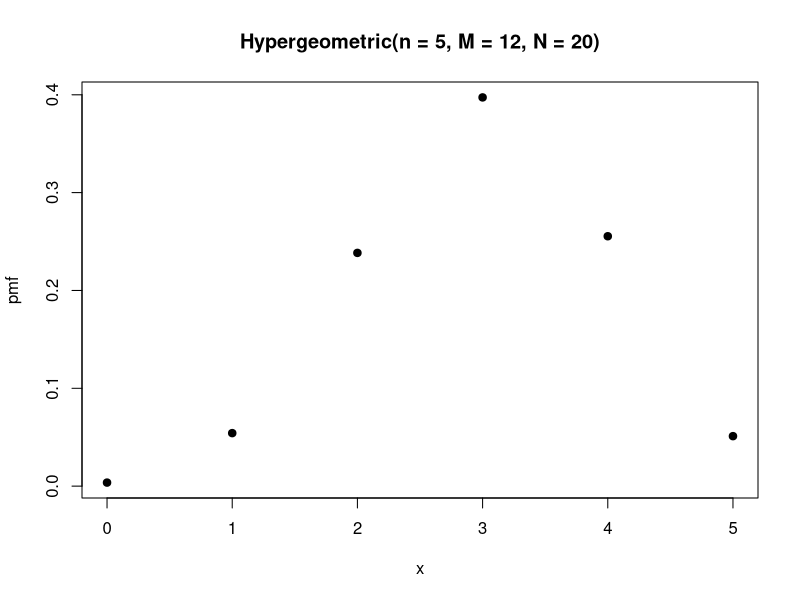
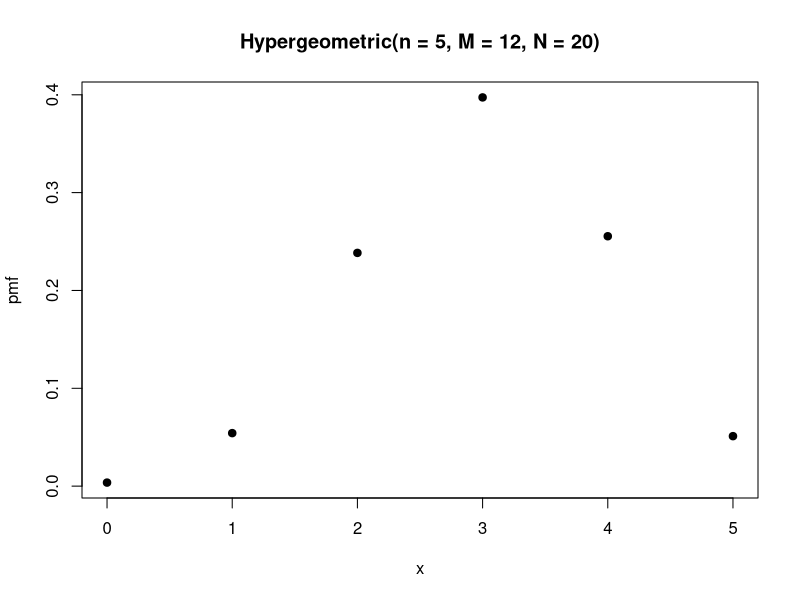
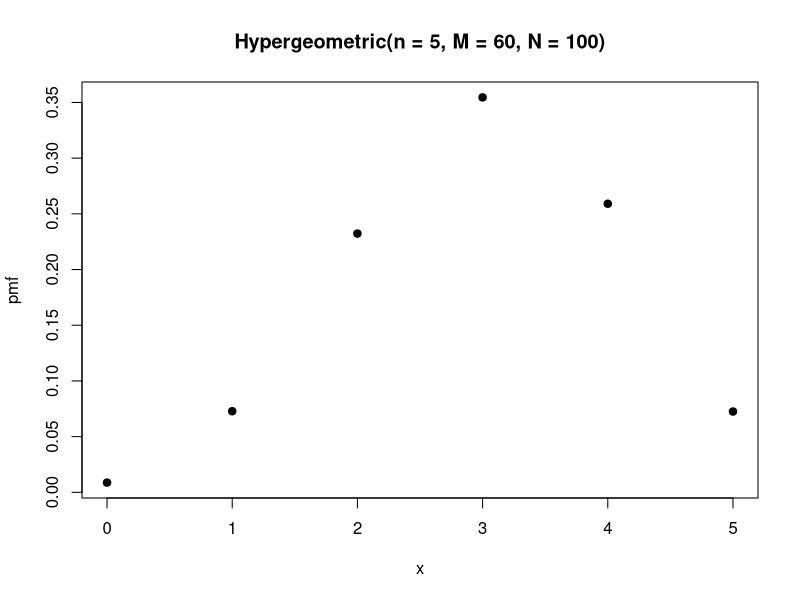
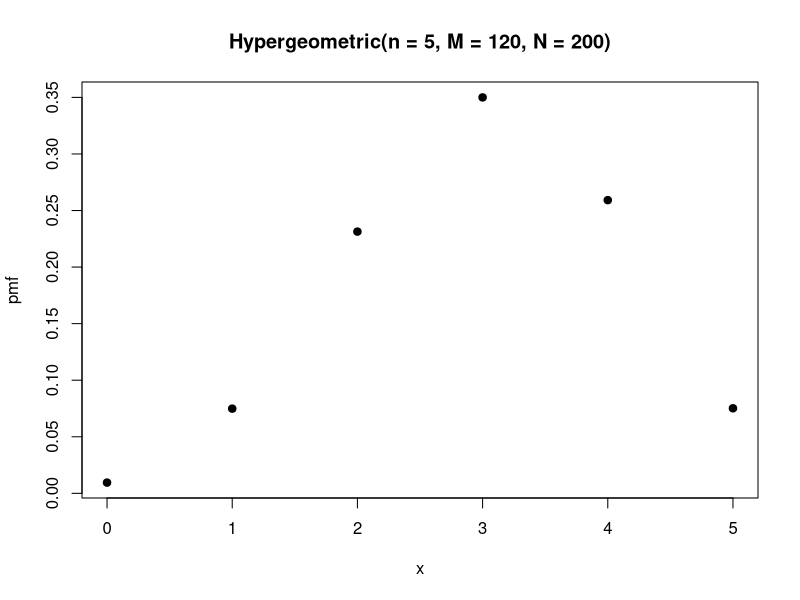
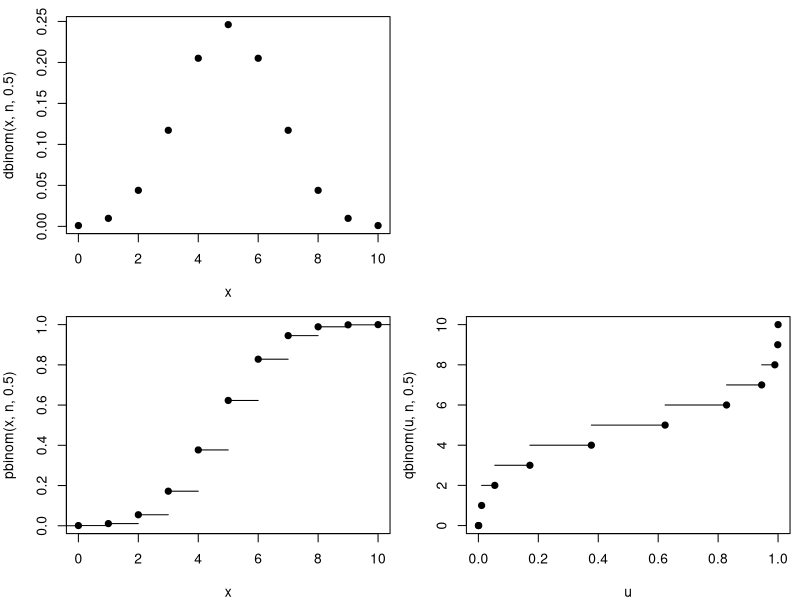
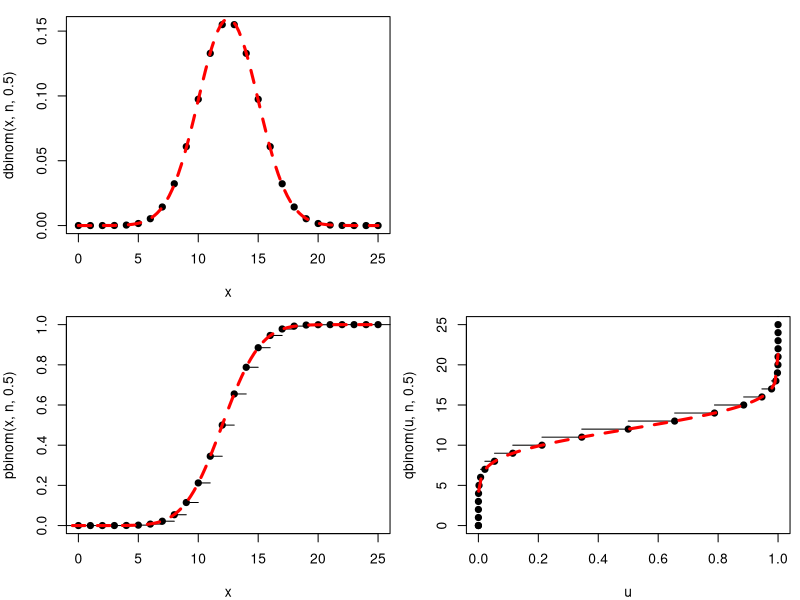
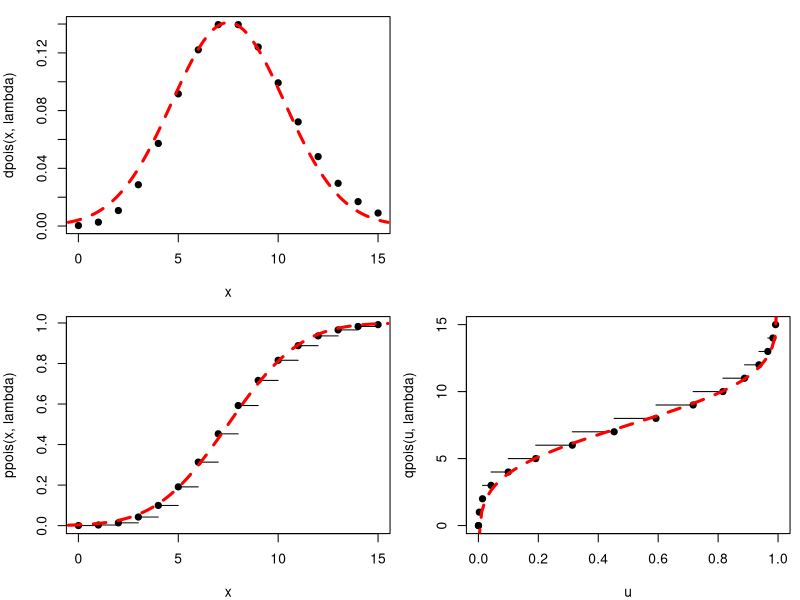
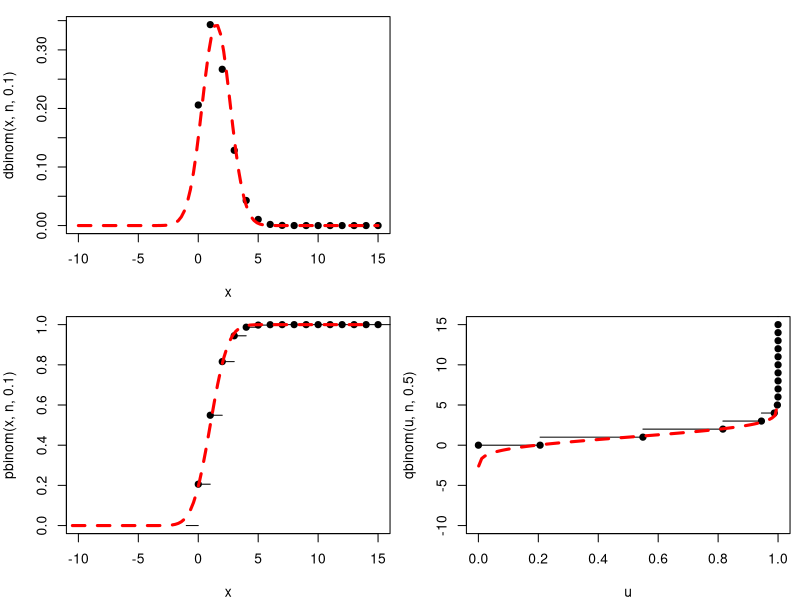

These figures' R source, in order:
## ---- chunk 1
# X ~ Hypergeometric(n = 5, M = 12, N = 20)
plot(0 : 5, dhyper(0 : 5, 12, 20 - 12, 5), pch = 19,
     xlab = "x", ylab = "pmf",
     main = "Hypergeometric(n = 5, M = 12, N = 20)")
## ---- chunk 2
plot(0 : 5, dhyper(0 : 5, 12, 20 - 12, 5), pch = 19,
     xlab = "x", ylab = "pmf",
     main = "Hypergeometric(n = 5, M = 12, N = 20)")

plot(0 : 5, dhyper(0 : 5, 60, 100 - 60, 5), pch = 19,
     xlab = "x", ylab = "pmf",
     main = "Hypergeometric(n = 5, M = 60, N = 100)")

plot(0 : 5, dhyper(0 : 5, 120, 200 - 120, 5), pch = 19,
     xlab = "x", ylab = "pmf",
     main = "Hypergeometric(n = 5, M = 120, N = 200)")
## ---- chunk 3
# DeMoivre Theory of Chances
# X ~ Binomial(10, 0.5)
n <- 10
x <- 0 : n
par(mfrow = c(2, 2))
par(mar = c(4, 4, 1, 0.6)) 

# pmf
plot(x, dbinom(x, n, 0.5), pch = 19)

plot(0, type = 'n', axes = FALSE, ann = FALSE)

# cdf
plot(x, pbinom(x, n, 0.5), pch = 19)
lines(c(-1, 0), c(0, 0))
for(i in 0 : n){
  lines(c(i, i + 1), rep(pbinom(i, n, 0.5), 2))
}

# qf
plot(0, 0, pch = 19,
     xlim = c(0, 1), ylim = c(0, n), xlab = "u", ylab = "qbinom(u, n, 0.5)")
points(pbinom(x, n, 0.5), x, pch = 19)
lines(c(0, pbinom(0, n, 0.5)), c(0, 0))
for(i in 0 : n){
  lines(pbinom(i : (i + 1), n, 0.5), rep(i + 1, 2))
}
## ---- chunk 4
# DeMoivre 
# X ~ Binomial(25, 0.5)
n <- 25
x <- 0 : n
par(mfrow = c(2, 2))
par(mar = c(4, 4, 1, 0.6)) 

# pmf
plot(x, dbinom(x, n, 0.5), pch = 19)
lines(seq(0, n, length = 100) - 0.0,
      dnorm(seq(0, n, length = 100), n * 0.5, sqrt(n * 0.5 * 0.5)),
      lty = 2, lwd = 3, col = "red")

plot(0,type='n',axes=FALSE,ann=FALSE)

# cdf
plot(x, pbinom(x, n, 0.5), pch = 19)
lines(c(-1, 0), c(0, 0))
for(i in 0 : n){
  lines(c(i, i + 1), rep(pbinom(i, n, 0.5), 2))
}
lines(seq(0, n, length = 100) - 0.5,
      pnorm(seq(0, n, length = 100), n * 0.5, sqrt(n * 0.5 * 0.5)),
      lty = 2, lwd = 3, col = "red")

# qf
plot(0, 0, pch = 19,
     xlim = c(0, 1), ylim = c(0, n), xlab = "u", ylab = "qbinom(u, n, 0.5)")
points(pbinom(x, n, 0.5), x, pch = 19)
lines(c(0, pbinom(0, n, 0.5)), c(0, 0))
for(i in 0 : n){
  lines(pbinom(i : (i + 1), n, 0.5), rep(i + 1, 2))
}
u <- seq(0.001, 0.9999, length = 100)
lines(u, qnorm(u, n * 0.5, sqrt(n * 0.5 * 0.5)) - 0.5, lty = 2, lwd = 3, col = "red")
## ---- chunk 5
# Poisson(8)
lambda <- 8

x <- 0 : 15

par(mfrow = c(2, 2))
par(mar = c(4, 4, 1, 0.6)) 

# pmf
plot(x, dpois(x, lambda), pch = 19)
lines(seq(0, 16, length = 100) - 0.5, 
      dnorm(seq(0, 16, length = 100), lambda, sqrt(lambda)),
      lty = 2, lwd = 3, col = "red")

plot(0,type='n',axes=FALSE,ann=FALSE)

# cdf
plot(x, ppois(x, lambda), pch = 19)
lines(c(-1, 0), c(0, 0))
for(i in 0 : 14){
  lines(c(i, i + 1), rep(ppois(i, lambda), 2))
}
lines(seq(0, 16, length = 100) - 0.5, 
      pnorm(seq(0, 16, length = 100), lambda, sqrt(lambda)),
      lty = 2, lwd = 3, col = "red")

# qf
plot(0, 0, pch = 19,
     xlim = c(0, 1), ylim = c(0, 15), xlab = "u", ylab = "qpois(u, lambda)")
points(ppois(x, lambda), x, pch = 19)
lines(c(0, ppois(0, lambda)), c(0, 0))
for(i in 0 : 14){
  lines(ppois(i : (i + 1), lambda), rep(i + 1, 2))
}
u <- seq(0.001, 0.9999, length = 100)
lines(u, qnorm(u, lambda, sqrt(lambda)) - 0.5, lty = 2, lwd = 3, col = "red")
## ---- chunk 6
# X ~ Binomial(25, 0.1)
n <- 15

x <- 0 : n

par(mfrow = c(2, 2))
par(mar = c(4, 4, 1, 0.6)) 

# pmf
plot(x, dbinom(x, n, 0.1), pch = 19,
     xlim = c(-10, n))
lines(seq(-10, n, length = 100) - 0.0,
      dnorm(seq(-10, n, length = 100), n * 0.1, sqrt(n * 0.1 * 0.9)),
      lty = 2, lwd = 3, col = "red")

plot(0,type='n',axes=FALSE,ann=FALSE)

# cdf
plot(x, pbinom(x, n, 0.1), pch = 19,
     xlim = c(-10, n), ylim = c(0, 1))
lines(c(-1, 0), c(0, 0))
for(i in 0 : n){
  lines(c(i, i + 1), rep(pbinom(i, n, 0.1), 2))
}
lines(seq(-10, n, length = 100) - 0.5,
      pnorm(seq(-10, n, length = 100), n * 0.1, sqrt(n * 0.1 * 0.9)),
      lty = 2, lwd = 3, col = "red")

# qf
plot(0, 0, pch = 19,
     xlim = c(0, 1), ylim = c(-10, n), xlab = "u", ylab = "qbinom(u, n, 0.5)")
points(pbinom(x, n, 0.1), x, pch = 19)
lines(c(0, pbinom(0, n, 0.1)), c(0, 0))
for(i in 0 : n){
  lines(pbinom(i : (i + 1), n, 0.1), rep(i + 1, 2))
}
u <- seq(0.001, 0.9999, length = 100)
lines(u, qnorm(u, n * 0.1, sqrt(n * 0.1 * 0.9)) - 0.5, lty = 2, lwd = 3, col = "red")
## ---- chunk 7
library(tidyverse)
library(palmerpenguins)

adelie <- penguins |>
  filter(species == "Adelie") |>
  na.omit()
adelie
## ---- chunk 8
ggplot(adelie, aes(x = body_mass_g)) +
  geom_histogram(aes(y = ..density..))
## ---- chunk 9
hist(adelie$body_mass_g, freq = FALSE)
## ---- chunk 10
ggplot(adelie, aes(x = body_mass_g)) +
  geom_density()
## ---- chunk 11
plot(density(adelie$body_mass_g), type = "l")
## ---- chunk 12
ggplot(data = adelie, aes(x = body_mass_g)) +
  geom_boxplot()
## ---- chunk 13
boxplot(adelie$body_mass_g)
## ---- chunk 14
ggplot(data = adelie, aes(sample = body_mass_g)) +
  geom_qq() +
  geom_qq_line()
## ---- chunk 15
qqnorm(adelie$body_mass_g)
qqline(adelie$body_mass_g)
## ---- chunk 16
ggplot(adelie, aes(x = body_mass_g)) +
  geom_density(adjust = 0.9) +
  stat_function(fun = dnorm,
                args = list(mean = mean(adelie$body_mass_g),
                            sd = sd(adelie$body_mass_g)),
                col = "royalblue") +
  xlim(2300, 5200) +
  labs( 
    x = "Body Mass (g)", 
    y = "Density", 
    title = "Adelie Penguins on Palmer Islands"
  )
## ---- chunk 17
plot(density(adelie$body_mass_g, adjust = 0.9), type = "l",
     xlab = "Body Mass (g)", 
     main = "Adelie Penguins on Palmer Islands")
curve(dnorm(x, 
            mean = mean(adelie$body_mass_g), 
            sd = sd(adelie$body_mass_g)), 
      col = "royalblue", add=TRUE)
## ---- chunk 18
shapiro.test(adelie$body_mass_g)
## ---- chunk 19
ks.test(adelie$body_mass_g, 
        "pnorm", mean(adelie$body_mass_g), 
                 sd(adelie$body_mass_g) )
## ---- chunk 20
n <- 500
y <- rnorm(n)
par(mfrow = c(2, 2))
hist(y, freq = F)
curve(dnorm(x, 
            mean = mean(y), 
            sd = sd(y)), 
      col = "royalblue", add=TRUE)
plot(density(y))
curve(dnorm(x, 
            mean = mean(y), 
            sd = sd(y)), 
      col = "royalblue", add=TRUE)
boxplot(y)
qqnorm(y)
qqline(y)
